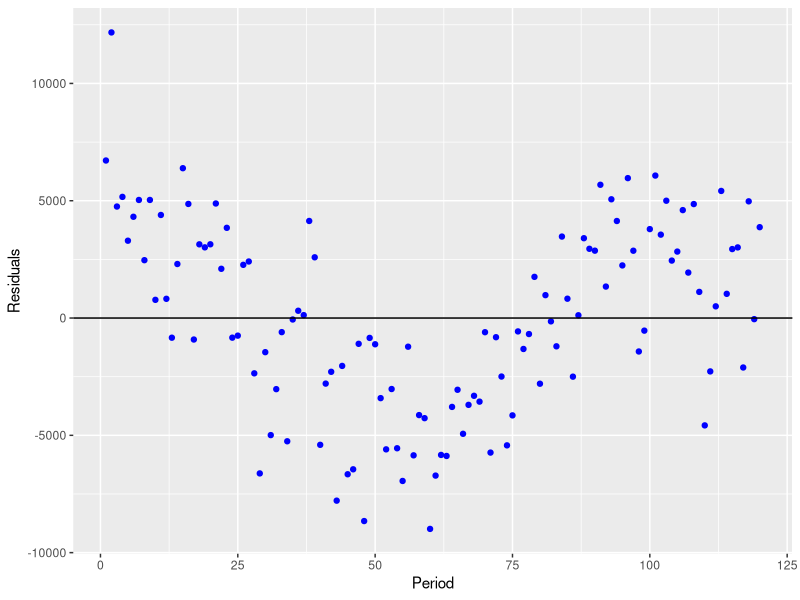

Write R code to recreate this figure.
library(ggplot2)
library(car)

# Read in data
frame<-read.csv("VMTdataRegression.csv")
head(frame,n = 12) # The argument n = 12 tells R to display 12 rows. The default is 6. 

# Create multiple regression model
model<-lm(formula =frame$VMT ~frame$TimePeriod+frame$Feb + frame$March + 
            frame$April+frame$May + frame$June + frame$July+
            frame$August + frame$September + frame$October+ 
            frame$November+ frame$December, data=frame)
summary(model) #This is a good way to get coefficient values, but based on the residuals and 
# durbin Watson test below, don’t use the p-values!

# Plot residuals versus time
# patterns on this plot indicate the presence of autocorrelation
ggplot(data = frame, aes(y = model$residuals, x = TimePeriod)) +
  xlab('Period') + ylab('Residuals') + 
  geom_point(col = 'blue') + geom_abline(slope = 0) # The function ggplot is a different way
# to plot data than the standard plotting function. The aes function indicates what should be 
# added to the plot, xlab and ylab indicate the labels, geom_point specifies the point color, and 
# geom_abline adds a line to the plot.

# DW test for autocorrelation
durbinWatsonTest(model, alternative="positive") # a significant p-value indicates presence of autocorrelation
